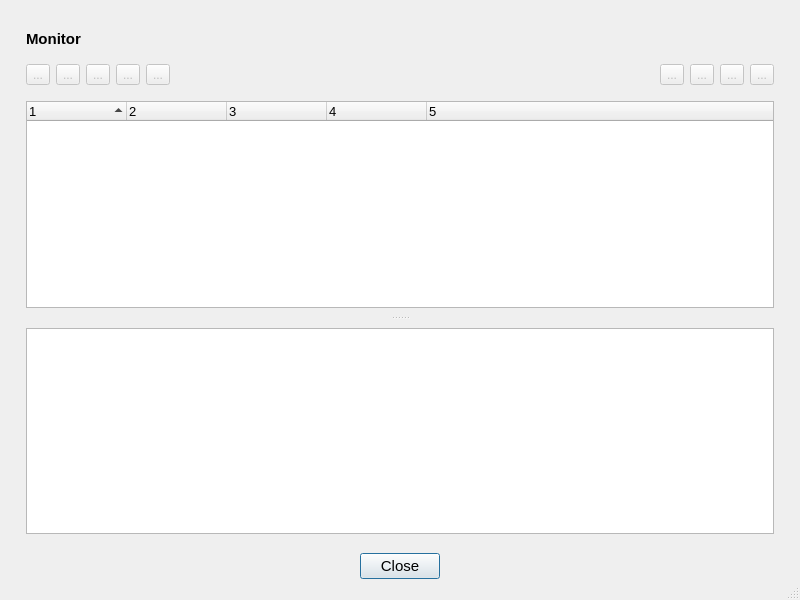
<?xml version="1.0" encoding="UTF-8"?>
<ui version="4.0">
 <class>Monitor</class>
 <widget class="QDialog" name="Monitor">
  <property name="windowModality">
   <enum>Qt::WindowModal</enum>
  </property>
  <property name="enabled">
   <bool>true</bool>
  </property>
  <property name="geometry">
   <rect>
    <x>0</x>
    <y>0</y>
    <width>800</width>
    <height>600</height>
   </rect>
  </property>
  <property name="sizePolicy">
   <sizepolicy hsizetype="Preferred" vsizetype="Preferred">
    <horstretch>0</horstretch>
    <verstretch>0</verstretch>
   </sizepolicy>
  </property>
  <property name="minimumSize">
   <size>
    <width>400</width>
    <height>600</height>
   </size>
  </property>
  <property name="windowTitle">
   <string>Monitor</string>
  </property>
  <property name="sizeGripEnabled">
   <bool>true</bool>
  </property>
  <layout class="QVBoxLayout" name="verticalLayout">
   <property name="spacing">
    <number>0</number>
   </property>
   <property name="leftMargin">
    <number>12</number>
   </property>
   <property name="topMargin">
    <number>12</number>
   </property>
   <property name="rightMargin">
    <number>12</number>
   </property>
   <property name="bottomMargin">
    <number>12</number>
   </property>
   <item>
    <widget class="QWidget" name="monitorWidget" native="true">
     <property name="minimumSize">
      <size>
       <width>0</width>
       <height>200</height>
      </size>
     </property>
     <property name="styleSheet">
      <string notr="true"/>
     </property>
     <layout class="QVBoxLayout" name="verticalLayout_3">
      <property name="leftMargin">
       <number>4</number>
      </property>
      <property name="topMargin">
       <number>8</number>
      </property>
      <property name="rightMargin">
       <number>4</number>
      </property>
      <property name="bottomMargin">
       <number>0</number>
      </property>
      <item>
       <widget class="QWidget" name="monitorBar" native="true">
        <property name="minimumSize">
         <size>
          <width>0</width>
          <height>0</height>
         </size>
        </property>
        <layout class="QHBoxLayout" name="horizontalLayout">
         <property name="spacing">
          <number>0</number>
         </property>
         <property name="leftMargin">
          <number>10</number>
         </property>
         <property name="topMargin">
          <number>10</number>
         </property>
         <property name="rightMargin">
          <number>10</number>
         </property>
         <property name="bottomMargin">
          <number>10</number>
         </property>
         <item>
          <widget class="QLabel" name="label">
           <property name="font">
            <font>
             <pointsize>11</pointsize>
             <bold>true</bold>
            </font>
           </property>
           <property name="text">
            <string>Monitor</string>
           </property>
          </widget>
         </item>
        </layout>
       </widget>
      </item>
      <item>
       <widget class="QWidget" name="widget" native="true">
        <property name="minimumSize">
         <size>
          <width>0</width>
          <height>0</height>
         </size>
        </property>
        <layout class="QHBoxLayout" name="horizontalLayout_3">
         <property name="leftMargin">
          <number>10</number>
         </property>
         <property name="topMargin">
          <number>0</number>
         </property>
         <property name="rightMargin">
          <number>10</number>
         </property>
         <property name="bottomMargin">
          <number>0</number>
         </property>
         <item>
          <widget class="QToolButton" name="start">
           <property name="enabled">
            <bool>false</bool>
           </property>
           <property name="toolTip">
            <string>Start jobs</string>
           </property>
           <property name="text">
            <string>...</string>
           </property>
           <property name="icon">
            <iconset resource="jobman.qrc">
             <normaloff>:/icons/resources/Start.png</normaloff>:/icons/resources/Start.png</iconset>
           </property>
          </widget>
         </item>
         <item>
          <widget class="QToolButton" name="stop">
           <property name="enabled">
            <bool>false</bool>
           </property>
           <property name="toolTip">
            <string>Stop jobs</string>
           </property>
           <property name="text">
            <string>...</string>
           </property>
           <property name="icon">
            <iconset resource="jobman.qrc">
             <normaloff>:/icons/resources/Stop.png</normaloff>:/icons/resources/Stop.png</iconset>
           </property>
          </widget>
         </item>
         <item>
          <widget class="QToolButton" name="restart">
           <property name="enabled">
            <bool>false</bool>
           </property>
           <property name="toolTip">
            <string>Restart jobs</string>
           </property>
           <property name="text">
            <string>...</string>
           </property>
           <property name="icon">
            <iconset resource="jobman.qrc">
             <normaloff>:/icons/resources/Restart.png</normaloff>:/icons/resources/Restart.png</iconset>
           </property>
          </widget>
         </item>
         <item>
          <widget class="QToolButton" name="priority">
           <property name="enabled">
            <bool>false</bool>
           </property>
           <property name="toolTip">
            <string>Priority for jobs</string>
           </property>
           <property name="text">
            <string>...</string>
           </property>
           <property name="icon">
            <iconset resource="jobman.qrc">
             <normaloff>:/icons/resources/Priority.png</normaloff>:/icons/resources/Priority.png</iconset>
           </property>
          </widget>
         </item>
         <item>
          <widget class="QToolButton" name="remove">
           <property name="enabled">
            <bool>false</bool>
           </property>
           <property name="toolTip">
            <string>Remove jobs</string>
           </property>
           <property name="text">
            <string>...</string>
           </property>
           <property name="icon">
            <iconset resource="jobman.qrc">
             <normaloff>:/icons/resources/Delete.png</normaloff>:/icons/resources/Delete.png</iconset>
           </property>
           <property name="shortcut">
            <string>Del</string>
           </property>
          </widget>
         </item>
         <item>
          <widget class="QLabel" name="metrics">
           <property name="sizePolicy">
            <sizepolicy hsizetype="Expanding" vsizetype="Preferred">
             <horstretch>0</horstretch>
             <verstretch>0</verstretch>
            </sizepolicy>
           </property>
           <property name="font">
            <font>
             <pointsize>10</pointsize>
            </font>
           </property>
           <property name="text">
            <string/>
           </property>
          </widget>
         </item>
         <item>
          <widget class="QToolButton" name="running">
           <property name="enabled">
            <bool>false</bool>
           </property>
           <property name="toolTip">
            <string>Expand all running jobs</string>
           </property>
           <property name="text">
            <string>...</string>
           </property>
           <property name="icon">
            <iconset resource="jobman.qrc">
             <normaloff>:/icons/resources/Running.png</normaloff>:/icons/resources/Running.png</iconset>
           </property>
          </widget>
         </item>
         <item>
          <widget class="QToolButton" name="stopped">
           <property name="enabled">
            <bool>false</bool>
           </property>
           <property name="toolTip">
            <string>Expand all stopped jobs</string>
           </property>
           <property name="text">
            <string>...</string>
           </property>
           <property name="icon">
            <iconset resource="jobman.qrc">
             <normaloff>:/icons/resources/Stopped.png</normaloff>:/icons/resources/Stopped.png</iconset>
           </property>
          </widget>
         </item>
         <item>
          <widget class="QToolButton" name="restore">
           <property name="enabled">
            <bool>false</bool>
           </property>
           <property name="toolTip">
            <string>Restore all jobs</string>
           </property>
           <property name="text">
            <string>...</string>
           </property>
           <property name="icon">
            <iconset resource="jobman.qrc">
             <normaloff>:/icons/resources/Restore.png</normaloff>:/icons/resources/Restore.png</iconset>
           </property>
          </widget>
         </item>
         <item>
          <widget class="QToolButton" name="cleanup">
           <property name="enabled">
            <bool>false</bool>
           </property>
           <property name="toolTip">
            <string>Cleanup completed jobs</string>
           </property>
           <property name="text">
            <string>...</string>
           </property>
           <property name="icon">
            <iconset resource="jobman.qrc">
             <normaloff>:/icons/resources/Cleanup.png</normaloff>:/icons/resources/Cleanup.png</iconset>
           </property>
          </widget>
         </item>
        </layout>
       </widget>
      </item>
      <item>
       <widget class="QWidget" name="jobWidget" native="true">
        <layout class="QVBoxLayout" name="verticalLayout_2">
         <property name="spacing">
          <number>0</number>
         </property>
         <property name="leftMargin">
          <number>10</number>
         </property>
         <property name="topMargin">
          <number>10</number>
         </property>
         <property name="rightMargin">
          <number>10</number>
         </property>
         <property name="bottomMargin">
          <number>10</number>
         </property>
         <item>
          <widget class="QSplitter" name="splitter">
           <property name="orientation">
            <enum>Qt::Vertical</enum>
           </property>
           <property name="handleWidth">
            <number>20</number>
           </property>
           <property name="childrenCollapsible">
            <bool>false</bool>
           </property>
           <widget class="JobTree" name="items">
            <property name="font">
             <font>
              <pointsize>10</pointsize>
             </font>
            </property>
            <property name="alternatingRowColors">
             <bool>true</bool>
            </property>
            <property name="selectionMode">
             <enum>QAbstractItemView::ExtendedSelection</enum>
            </property>
            <property name="uniformRowHeights">
             <bool>true</bool>
            </property>
            <property name="sortingEnabled">
             <bool>true</bool>
            </property>
            <property name="columnCount">
             <number>5</number>
            </property>
            <attribute name="headerVisible">
             <bool>true</bool>
            </attribute>
            <column>
             <property name="text">
              <string notr="true">1</string>
             </property>
            </column>
            <column>
             <property name="text">
              <string notr="true">2</string>
             </property>
            </column>
            <column>
             <property name="text">
              <string notr="true">3</string>
             </property>
            </column>
            <column>
             <property name="text">
              <string>4</string>
             </property>
            </column>
            <column>
             <property name="text">
              <string notr="true">5</string>
             </property>
            </column>
           </widget>
           <widget class="QTextBrowser" name="job">
            <property name="sizePolicy">
             <sizepolicy hsizetype="Expanding" vsizetype="Expanding">
              <horstretch>0</horstretch>
              <verstretch>0</verstretch>
             </sizepolicy>
            </property>
            <property name="minimumSize">
             <size>
              <width>0</width>
              <height>50</height>
             </size>
            </property>
            <property name="font">
             <font>
              <pointsize>10</pointsize>
             </font>
            </property>
           </widget>
          </widget>
         </item>
        </layout>
       </widget>
      </item>
     </layout>
    </widget>
   </item>
   <item>
    <widget class="QWidget" name="buttonsWidget" native="true">
     <property name="minimumSize">
      <size>
       <width>0</width>
       <height>0</height>
      </size>
     </property>
     <layout class="QHBoxLayout" name="horizontalLayout_2">
      <item>
       <spacer name="horizontalSpacer_2">
        <property name="orientation">
         <enum>Qt::Horizontal</enum>
        </property>
        <property name="sizeHint" stdset="0">
         <size>
          <width>239</width>
          <height>20</height>
         </size>
        </property>
       </spacer>
      </item>
      <item>
       <widget class="QPushButton" name="close">
        <property name="font">
         <font>
          <pointsize>11</pointsize>
         </font>
        </property>
        <property name="toolTip">
         <string>Close</string>
        </property>
        <property name="text">
         <string>Close</string>
        </property>
        <property name="autoDefault">
         <bool>false</bool>
        </property>
        <property name="default">
         <bool>true</bool>
        </property>
        <property name="flat">
         <bool>false</bool>
        </property>
       </widget>
      </item>
      <item>
       <spacer name="horizontalSpacer">
        <property name="orientation">
         <enum>Qt::Horizontal</enum>
        </property>
        <property name="sizeHint" stdset="0">
         <size>
          <width>239</width>
          <height>20</height>
         </size>
        </property>
       </spacer>
      </item>
     </layout>
    </widget>
   </item>
  </layout>
 </widget>
 <customwidgets>
  <customwidget>
   <class>JobTree</class>
   <extends>QTreeWidget</extends>
   <header>../../../sources/jobtree.h</header>
  </customwidget>
 </customwidgets>
 <resources>
  <include location="jobman.qrc"/>
 </resources>
 <connections/>
</ui>
